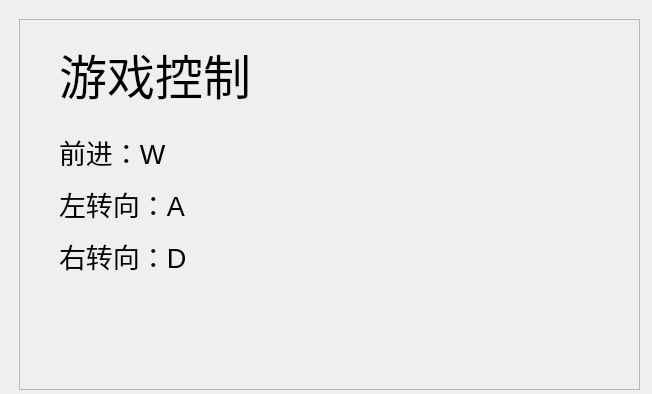
<?xml version="1.0" encoding="UTF-8"?>
<ui version="4.0">
 <class>Walkthrough_page1</class>
 <widget class="QWidget" name="Walkthrough_page1">
  <property name="geometry">
   <rect>
    <x>0</x>
    <y>0</y>
    <width>652</width>
    <height>394</height>
   </rect>
  </property>
  <property name="windowTitle">
   <string>Form</string>
  </property>
  <widget class="QFrame" name="frame">
   <property name="geometry">
    <rect>
     <x>19</x>
     <y>19</y>
     <width>621</width>
     <height>371</height>
    </rect>
   </property>
   <property name="frameShape">
    <enum>QFrame::StyledPanel</enum>
   </property>
   <property name="frameShadow">
    <enum>QFrame::Raised</enum>
   </property>
   <widget class="QLabel" name="label">
    <property name="geometry">
     <rect>
      <x>40</x>
      <y>20</y>
      <width>311</width>
      <height>61</height>
     </rect>
    </property>
    <property name="text">
     <string>&lt;html&gt;&lt;head/&gt;&lt;body&gt;&lt;p&gt;&lt;span style=&quot; font-size:36pt;&quot;&gt;游戏控制&lt;/span&gt;&lt;/p&gt;&lt;/body&gt;&lt;/html&gt;</string>
    </property>
   </widget>
   <widget class="QLabel" name="label_2">
    <property name="geometry">
     <rect>
      <x>40</x>
      <y>100</y>
      <width>221</width>
      <height>171</height>
     </rect>
    </property>
    <property name="text">
     <string>&lt;html&gt;&lt;head/&gt;&lt;body&gt;&lt;p&gt;&lt;span style=&quot; font-size:20pt;&quot;&gt;前进：W&lt;/span&gt;&lt;/p&gt;&lt;p&gt;&lt;span style=&quot; font-size:20pt;&quot;&gt;左转向：A&lt;/span&gt;&lt;/p&gt;&lt;p&gt;&lt;span style=&quot; font-size:20pt;&quot;&gt;右转向：D&lt;/span&gt;&lt;/p&gt;&lt;/body&gt;&lt;/html&gt;</string>
    </property>
   </widget>
  </widget>
 </widget>
 <resources/>
 <connections/>
</ui>
